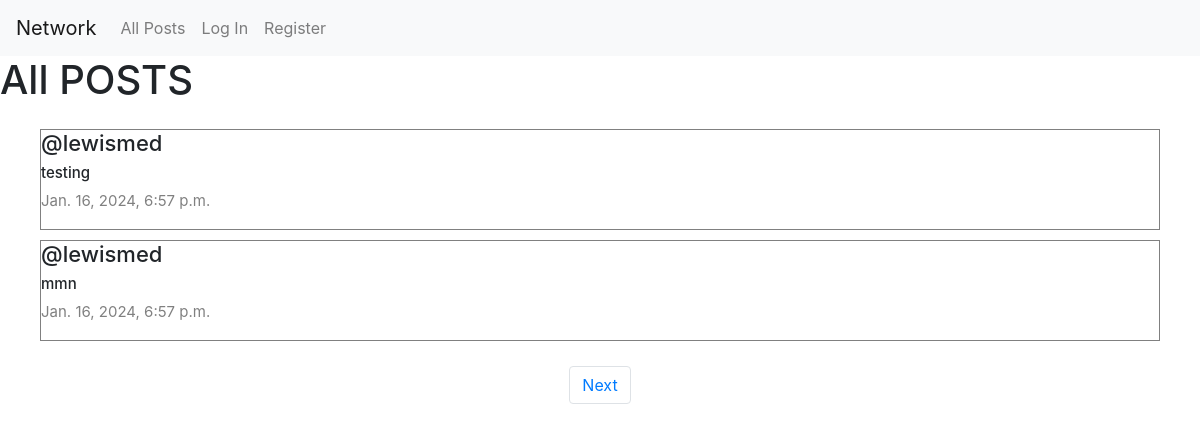
The app's page /, older data.
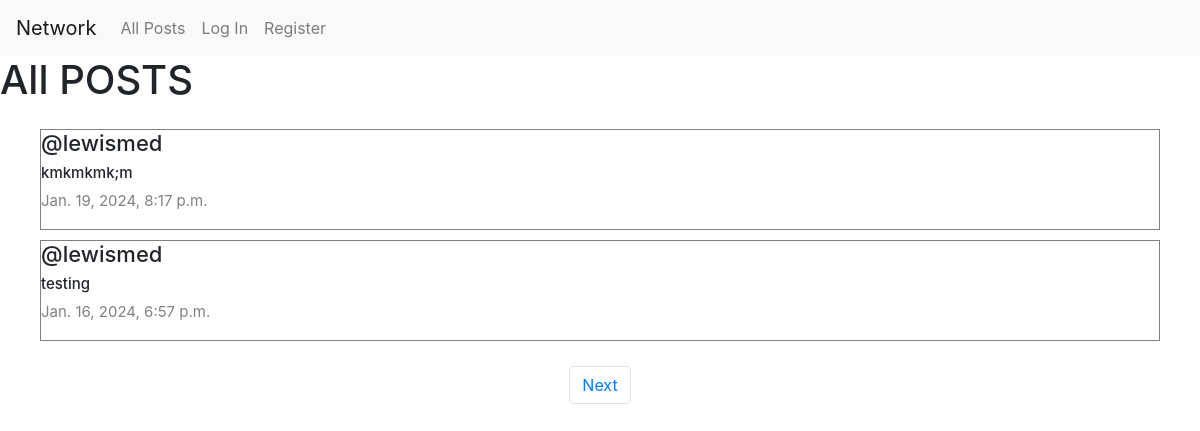
The same page, newer data.
### network/models.py (models this page shows, shortened)
class Post(models.Model):
    content=models.CharField(max_length=140)
    user=models.ForeignKey(User,on_delete=models.CASCADE,related_name="author")
    date=models.DateTimeField(auto_now_add=True)

class User(AbstractUser):
    pass

### network/views.py (the view)
# urls.py: path("", views.index, name="index"),
def index(request):
    allPosts=Post.objects.all().order_by("id").reverse()
    paginator=Paginator(allPosts,2)
    page_number= request.GET.get('page')
    posts_of_the_page=paginator.get_page(page_number)
    return render(request, "network/index.html",{
        "allPosts":allPosts,
        "posts_of_the_page":posts_of_the_page
    })

### network/templates/network/index.html (shortened to what this page needs)
{% extends "network/layout.html" %}
{% block body %}
<h1>All POSTS</h1>
<div class="all-posts" >
    {% for post in posts_of_the_page %}
    <div class="post" style="margin: 5px 20px; border:0.1px solid gray; display: flex;
    justify-content: center;
    flex-direction:column;
    box-sizing: border-box;">
        <h5 class="username">@{{ post.user }}</h5>
       <h6 class="content" >{{ post.content }}</h6>
        <p class="date"> {{ post.date }}</p>
    </div>
    {% endfor %}
</div>
<nav aria-label="Page navigation example">
    <ul class="pagination d-flex justify-content-center">
      {% if posts_of_the_page.has_next %}
      <li class="page-item"><a class="page-link" href="?page={{ posts_of_the_page.next_page_number }}">Next</a></li>
        {% endif %}
    </ul>
  </nav>
{% endblock %}

Row changes from the older to the newer data that the page shows:
no longer on this page (row unchanged): Post: user "lewismed", content "mmn", date "Jan. 16, 2024, 6:57 p.m."
added Post: user "lewismed", content "kmkmkmk;m", date "Jan. 19, 2024, 8:17 p.m."
